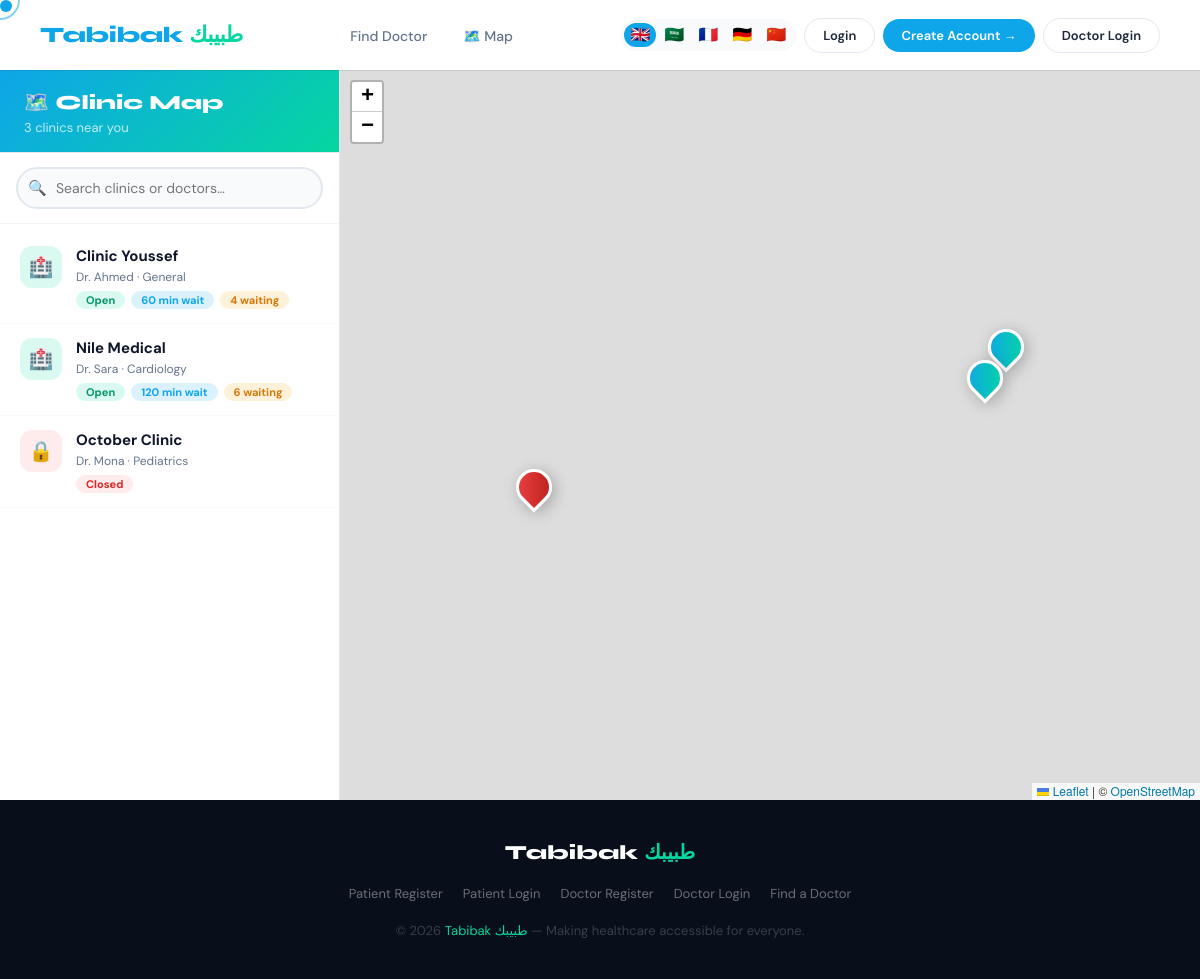
The page /map on the database its author committed.
### tables this page shows
CREATE TABLE clinics (
        id INTEGER PRIMARY KEY,
        name TEXT,
        doctor TEXT,
        specialty TEXT,
        patients_waiting INTEGER,
        minutes_per_patient INTEGER,
        is_open INTEGER
    , latitude REAL DEFAULT 0, longitude REAL DEFAULT 0, address TEXT DEFAULT '');

### app.py (the view)
@app.route("/map")
def map_view():
    data = get_clinics()
    clinics = [dict(c) for c in data]
    return render_template("map.html", clinics=clinics)

### app.py (called while the page is built)
def get_db():
    conn = sqlite3.connect(DB_PATH)
    conn.row_factory = sqlite3.Row
    return conn

def get_clinics():
    conn = get_db()
    cursor = conn.cursor()
    cursor.execute("SELECT * FROM clinics")
    clinics = cursor.fetchall()
    conn.close()
    return clinics

### templates/map.html (shortened to what this page needs)
{% extends 'base.html' %}
{% block body_class %}page-map{% endblock %}
{% block extra_head %}
<link rel="stylesheet" href="https://unpkg.com/leaflet@1.9.4/dist/leaflet.css" />
{% endblock %}
{% block content %}
<div class="map-layout">
    <aside class="map-sidebar">
        <div class="map-sidebar-header">
            <h2>🗺️ Clinic Map</h2>
            <p>{{ clinics|length }} clinics near you</p>
        </div>
        <div class="map-search-bar">
            <span class="search-icon">🔍</span>
            <input type="text" id="clinicSearch" placeholder="Search clinics or doctors…">
        </div>
        <div class="clinic-list" id="clinicList">
            {% for clinic in clinics %}
            <div class="clinic-item" data-id="{{ clinic.id }}"
                 data-name="{{ clinic.name|lower }}"
                 data-doctor="{{ clinic.doctor|lower }}"
                 onclick="focusClinic({{ clinic.id }}, {{ clinic.latitude or 30.0444 }}, {{ clinic.longitude or 31.2357 }})">
                <div class="clinic-item-icon {{ 'open' if clinic.is_open else 'closed' }}">
                    {{ '🏥' if clinic.is_open else '🔒' }}
                </div>
                <div class="clinic-item-info">
                    <div class="clinic-item-name">{{ clinic.name }}</div>
                    <div class="clinic-item-meta">{{ clinic.doctor }} · {{ clinic.specialty }}</div>
                    <div class="clinic-item-badges">
                        {% if clinic.is_open %}
                            <span class="pill pill-green">Open</span>
                            <span class="pill pill-blue">{{ clinic.patients_waiting * clinic.minutes_per_patient }} min wait</span>
                            <span class="pill pill-orange">{{ clinic.patients_waiting }} waiting</span>
                        {% else %}
                            <span class="pill pill-red">Closed</span>
                        {% endif %}
                    </div>
                </div>
            </div>
            {% endfor %}
        </div>
    </aside>
    <div id="map"></div>
</div>
{% endblock %}

### static/style.css (style rules this page uses)
:root { --primary: #0ea5e9; --primary-dark: #0284c7; --primary-light: #bae6fd; --accent: #06d6a0; --accent2: #f72585; --dark: #0f172a; --dark2: #1e293b; --dark3: #334155; --light: #f8fafc; --text: #1e293b; --text-muted: #64748b; --white: #ffffff; --glass: rgba(255,255,255,0.08); --glass-border: rgba(255,255,255,0.15); --shadow: 0 25px 50px -12px rgba(0,0,0,0.25); --shadow-sm: 0 4px 20px rgba(0,0,0,0.08); --radius: 20px; --radius-sm: 12px; --transition: all 0.4s cubic-bezier(0.16, 1, 0.3, 1); }
* { margin: 0; padding: 0; box-sizing: border-box; }
html { scroll-behavior: smooth; }
body { font-family: 'DM Sans', sans-serif; color: var(--text); background: var(--light); overflow-x: hidden; min-height: 100vh; display: flex; flex-direction: column; }

### templates/map.html (style rules this page uses)
.map-layout { display: grid; grid-template-columns: 340px 1fr; height: calc(100vh - 70px); }
.map-sidebar { background: white; border-right: 1px solid #e2e8f0; display: flex; flex-direction: column; overflow: hidden; }
.map-sidebar-header { padding: 20px 24px 16px; border-bottom: 1px solid #e2e8f0; background: linear-gradient(135deg, var(--primary), var(--accent)); }
.map-sidebar-header h2 { font-family: 'Syne', sans-serif; font-size: 20px; font-weight: 800; color: white; margin-bottom: 4px; }
.map-sidebar-header p { color: rgba(255,255,255,0.75); font-size: 13px; }
.map-search-bar { padding: 14px 16px; border-bottom: 1px solid #f1f5f9; position: relative; }
.map-search-bar input { width: 100%; padding: 10px 16px 10px 38px; border: 2px solid #e2e8f0; border-radius: 50px; font-size: 14px; font-family: inherit; outline: none; transition: border-color 0.2s; background: #f8fafc; }
.map-search-bar .search-icon { position: absolute; left: 28px; top: 50%; transform: translateY(-50%); font-size: 15px; }
.clinic-list { flex: 1; overflow-y: auto; padding: 8px 0; }
.clinic-item { padding: 14px 20px; cursor: pointer; border-bottom: 1px solid #f8fafc; transition: background 0.15s; display: flex; gap: 14px; align-items: flex-start; }
.clinic-item-icon { width: 42px; height: 42px; border-radius: 12px; display: flex; align-items: center; justify-content: center; font-size: 20px; flex-shrink: 0; }
.clinic-item-icon.open { background: rgba(6,214,160,0.15); }
.clinic-item-icon.closed { background: rgba(239,68,68,0.1); }
.clinic-item-info { flex: 1; min-width: 0; }
.clinic-item-name { font-weight: 700; font-size: 15px; color: var(--dark); margin-bottom: 3px; white-space: nowrap; overflow: hidden; text-overflow: ellipsis; }
.clinic-item-meta { font-size: 12px; color: var(--text-muted); margin-bottom: 6px; }
.clinic-item-badges { display: flex; gap: 6px; flex-wrap: wrap; }
.pill { padding: 2px 10px; border-radius: 50px; font-size: 11px; font-weight: 700; }
.pill-green { background: rgba(6,214,160,0.15); color: #059669; }
.pill-red { background: rgba(239,68,68,0.1); color: #dc2626; }
.pill-blue { background: rgba(14,165,233,0.15); color: var(--primary); }
.pill-orange { background: rgba(245,158,11,0.15); color: #d97706; }
#map { width: 100%; height: 100%; z-index: 1; }

### rows shown on the page
clinics: is_open "🏥", name "Clinic Youssef", doctor "Dr. Ahmed", specialty "General", clinic.patients_waiting*clinic.minutes_per_patient "60", patients_waiting "4"
clinics: is_open "🏥", name "Nile Medical", doctor "Dr. Sara", specialty "Cardiology", clinic.patients_waiting*clinic.minutes_per_patient "120", patients_waiting "6"
clinics: is_open "🔒", name "October Clinic", doctor "Dr. Mona", specialty "Pediatrics", shows "Closed"

### other values the page prints
{{ clinics|length }} "3"
